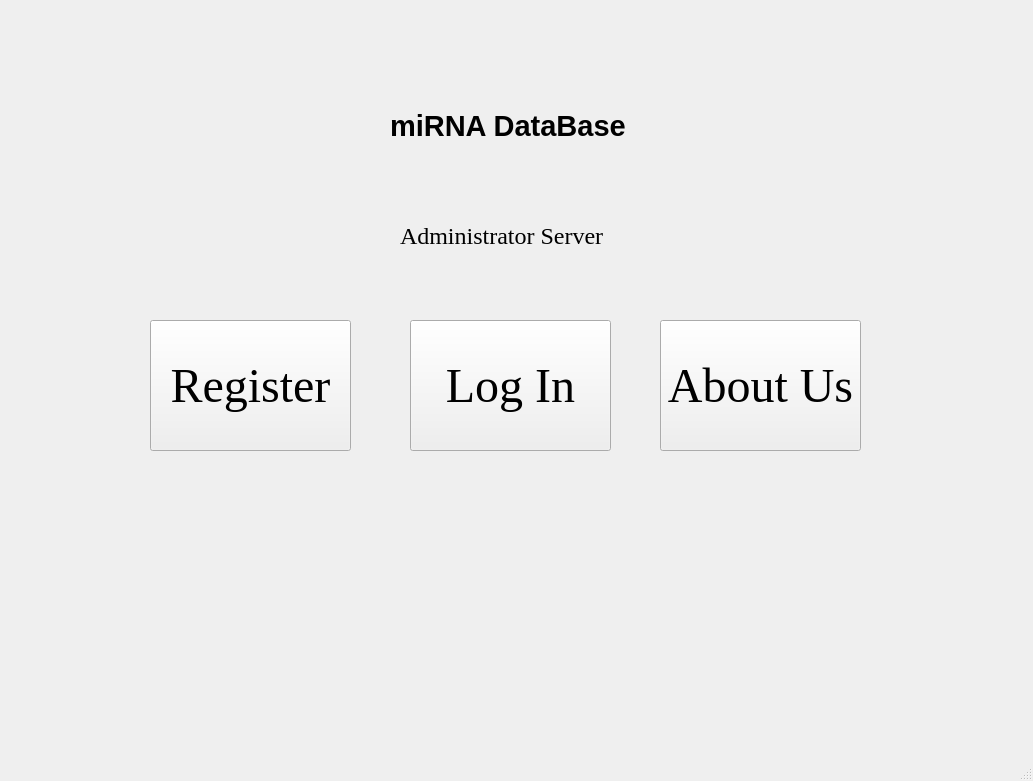
<?xml version="1.0" encoding="UTF-8"?>
<ui version="4.0">
 <class>MainWindow</class>
 <widget class="QMainWindow" name="MainWindow">
  <property name="geometry">
   <rect>
    <x>0</x>
    <y>0</y>
    <width>1033</width>
    <height>781</height>
   </rect>
  </property>
  <property name="windowTitle">
   <string>microRNA DataBase</string>
  </property>
  <widget class="QWidget" name="centralwidget">
   <widget class="QPushButton" name="pushButton">
    <property name="geometry">
     <rect>
      <x>150</x>
      <y>320</y>
      <width>201</width>
      <height>131</height>
     </rect>
    </property>
    <property name="font">
     <font>
      <family>Times New Roman</family>
      <pointsize>36</pointsize>
      <weight>50</weight>
      <italic>false</italic>
      <bold>false</bold>
     </font>
    </property>
    <property name="styleSheet">
     <string notr="true">font: 36pt &quot;Times New Roman&quot;;</string>
    </property>
    <property name="text">
     <string>Register</string>
    </property>
   </widget>
   <widget class="QPushButton" name="pushButton_2">
    <property name="geometry">
     <rect>
      <x>410</x>
      <y>320</y>
      <width>201</width>
      <height>131</height>
     </rect>
    </property>
    <property name="font">
     <font>
      <family>Times New Roman</family>
      <pointsize>36</pointsize>
      <weight>50</weight>
      <italic>false</italic>
      <bold>false</bold>
     </font>
    </property>
    <property name="styleSheet">
     <string notr="true">font: 36pt &quot;Times New Roman&quot;;</string>
    </property>
    <property name="text">
     <string>Log In</string>
    </property>
   </widget>
   <widget class="QPushButton" name="pushButton_3">
    <property name="geometry">
     <rect>
      <x>660</x>
      <y>320</y>
      <width>201</width>
      <height>131</height>
     </rect>
    </property>
    <property name="font">
     <font>
      <family>Times New Roman</family>
      <pointsize>36</pointsize>
     </font>
    </property>
    <property name="styleSheet">
     <string notr="true"/>
    </property>
    <property name="text">
     <string>About Us</string>
    </property>
   </widget>
   <widget class="QLabel" name="label">
    <property name="geometry">
     <rect>
      <x>390</x>
      <y>90</y>
      <width>251</width>
      <height>71</height>
     </rect>
    </property>
    <property name="font">
     <font>
      <family>Arial</family>
      <pointsize>22</pointsize>
      <weight>75</weight>
      <bold>true</bold>
     </font>
    </property>
    <property name="layoutDirection">
     <enum>Qt::LeftToRight</enum>
    </property>
    <property name="text">
     <string>miRNA DataBase</string>
    </property>
   </widget>
   <widget class="QLabel" name="movieLabel">
    <property name="geometry">
     <rect>
      <x>0</x>
      <y>0</y>
      <width>1031</width>
      <height>781</height>
     </rect>
    </property>
    <property name="text">
     <string/>
    </property>
   </widget>
   <widget class="QLabel" name="label_2">
    <property name="geometry">
     <rect>
      <x>400</x>
      <y>210</y>
      <width>211</width>
      <height>51</height>
     </rect>
    </property>
    <property name="font">
     <font>
      <family>Times New Roman</family>
      <pointsize>18</pointsize>
      <weight>50</weight>
      <italic>false</italic>
      <bold>false</bold>
     </font>
    </property>
    <property name="layoutDirection">
     <enum>Qt::LeftToRight</enum>
    </property>
    <property name="text">
     <string>Administrator Server</string>
    </property>
   </widget>
   <zorder>movieLabel</zorder>
   <zorder>pushButton</zorder>
   <zorder>pushButton_2</zorder>
   <zorder>pushButton_3</zorder>
   <zorder>label</zorder>
   <zorder>label_2</zorder>
  </widget>
  <widget class="QMenuBar" name="menubar">
   <property name="geometry">
    <rect>
     <x>0</x>
     <y>0</y>
     <width>1033</width>
     <height>18</height>
    </rect>
   </property>
  </widget>
  <widget class="QStatusBar" name="statusbar"/>
 </widget>
 <resources/>
 <connections/>
</ui>
